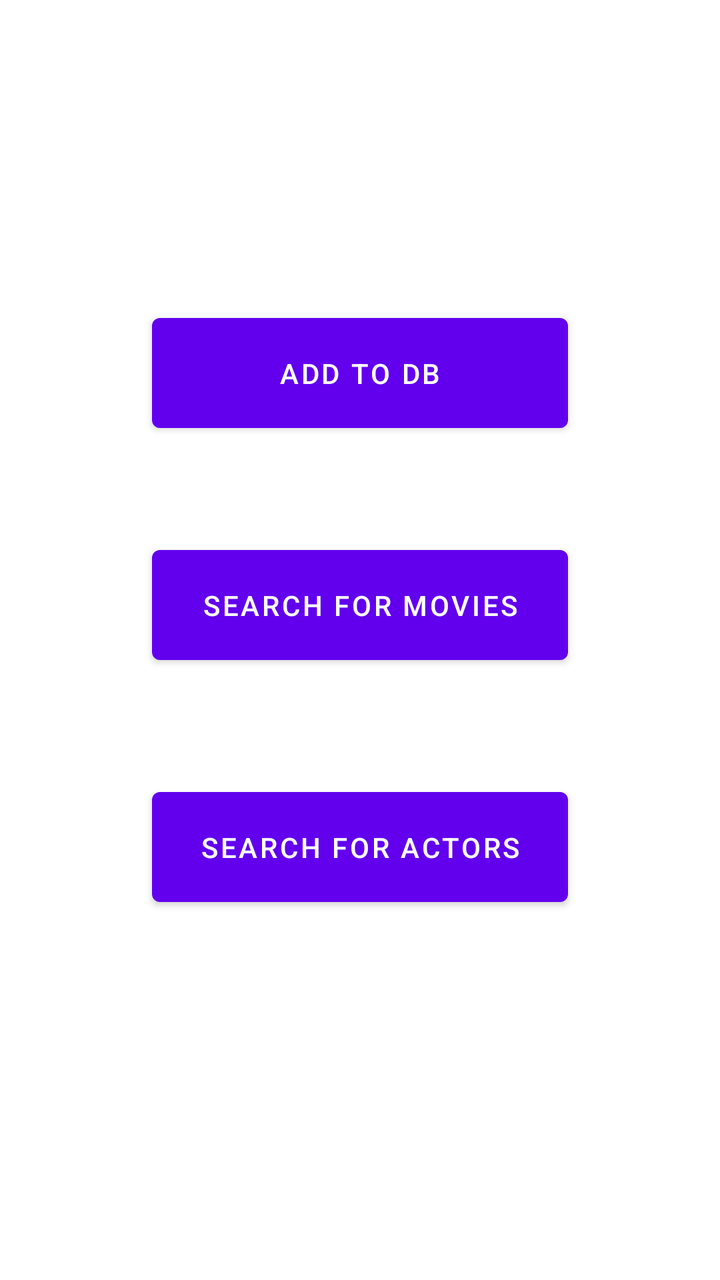
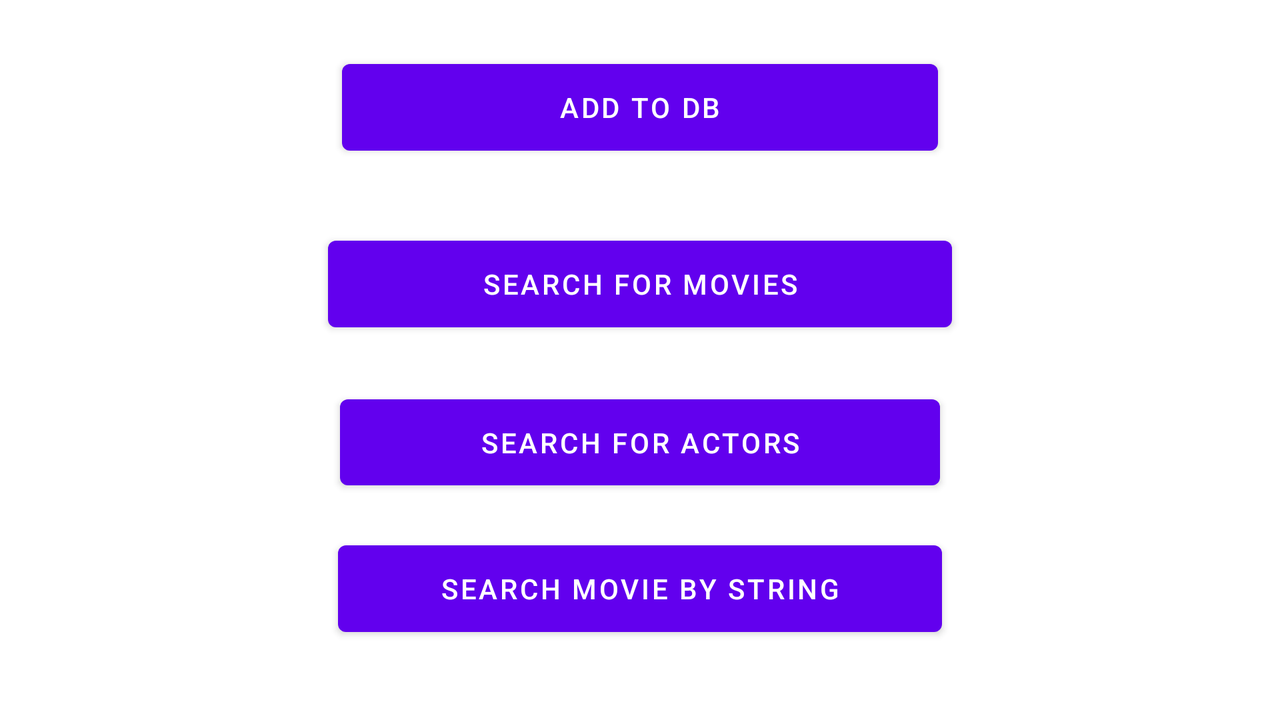

Two renders of one Android screen. The first uses the default layout on a phone; the second uses the alternative layout the repository ships for a different screen configuration, on a matching device. The two XML files are below.
<!-- AndroidManifest.xml: application theme Theme.MobileCoursework2 -->
<!-- res/layout/activity_main.xml -->
<?xml version="1.0" encoding="utf-8"?>
<androidx.constraintlayout.widget.ConstraintLayout xmlns:android="http://schemas.android.com/apk/res/android"
    xmlns:app="http://schemas.android.com/apk/res-auto"
    xmlns:tools="http://schemas.android.com/tools"
    android:layout_width="match_parent"
    android:layout_height="match_parent"
    tools:context=".MainActivity">

    <Button
        android:id="@+id/addToDBBt"
        android:layout_width="208dp"
        android:layout_height="67dp"
        android:layout_marginTop="218dp"
        android:layout_marginBottom="49dp"
        android:text="@string/add_to_db"
        app:layout_constraintBottom_toTopOf="@+id/searchMoviesBt"
        app:layout_constraintEnd_toEndOf="parent"
        app:layout_constraintStart_toStartOf="parent"
        app:layout_constraintTop_toTopOf="parent" />

    <Button
        android:id="@+id/searchMoviesBt"
        android:layout_width="208dp"
        android:layout_height="67dp"
        android:layout_marginBottom="54dp"
        android:text="@string/search_for_movies"
        app:layout_constraintBottom_toTopOf="@+id/searchActorsBt"
        app:layout_constraintEnd_toEndOf="parent"
        app:layout_constraintStart_toStartOf="parent"
        app:layout_constraintTop_toBottomOf="@+id/addToDBBt" />

    <Button
        android:id="@+id/searchActorsBt"
        android:layout_width="208dp"
        android:layout_height="67dp"
        android:layout_marginBottom="248dp"
        android:text="@string/search_for_actors"
        app:layout_constraintBottom_toBottomOf="parent"
        app:layout_constraintEnd_toEndOf="parent"
        app:layout_constraintStart_toStartOf="parent"
        app:layout_constraintTop_toBottomOf="@+id/searchMoviesBt" />
</androidx.constraintlayout.widget.ConstraintLayout>
<!-- resources referenced by this layout -->
<resources>
  <string name="add_to_db">Add to DB</string>
  <string name="search_for_actors">Search for actors</string>
  <string name="search_for_movies">Search for movies</string>
  <style name="Theme.MobileCoursework2" parent="Theme.MaterialComponents.DayNight.DarkActionBar">
          
          <item name="colorPrimary">@color/purple_500</item>
          <item name="colorPrimaryVariant">@color/purple_700</item>
          <item name="colorOnPrimary">@color/white</item>
          
          <item name="colorSecondary">@color/teal_200</item>
          <item name="colorSecondaryVariant">@color/teal_700</item>
          <item name="colorOnSecondary">@color/black</item>
          
          <item name="android:statusBarColor" tools:targetApi="l">?attr/colorPrimaryVariant</item>
          
      </style>
</resources>
<!-- res/layout-land/activity_main.xml (the repository's variant of the layout above) -->
<!-- drawn on the phone turned sideways -->
<?xml version="1.0" encoding="utf-8"?>
<androidx.constraintlayout.widget.ConstraintLayout xmlns:android="http://schemas.android.com/apk/res/android"
    xmlns:app="http://schemas.android.com/apk/res-auto"
    xmlns:tools="http://schemas.android.com/tools"
    android:layout_width="match_parent"
    android:layout_height="match_parent"
    tools:context=".MainActivity">

    <Button
        android:id="@+id/addToDBBt"
        android:layout_width="298dp"
        android:layout_height="0dp"
        android:layout_marginTop="26dp"
        android:layout_marginBottom="33dp"
        android:text="@string/add_to_db"
        app:layout_constraintBottom_toTopOf="@+id/searchMoviesBt"
        app:layout_constraintEnd_toEndOf="parent"
        app:layout_constraintStart_toStartOf="parent"
        app:layout_constraintTop_toTopOf="parent" />

    <Button
        android:id="@+id/searchMoviesBt"
        android:layout_width="312dp"
        android:layout_height="0dp"
        android:layout_marginBottom="24dp"
        android:text="@string/search_for_movies"
        app:layout_constraintBottom_toTopOf="@+id/searchActorsBt"
        app:layout_constraintEnd_toEndOf="parent"
        app:layout_constraintStart_toStartOf="parent"
        app:layout_constraintTop_toBottomOf="@+id/addToDBBt" />

    <Button
        android:id="@+id/searchActorsBt"
        android:layout_width="300dp"
        android:layout_height="0dp"
        android:layout_marginBottom="18dp"
        android:text="@string/search_for_actors"
        app:layout_constraintBottom_toTopOf="@+id/searchByStringbt"
        app:layout_constraintEnd_toEndOf="parent"
        app:layout_constraintStart_toStartOf="parent"
        app:layout_constraintTop_toBottomOf="@+id/searchMoviesBt" />

    <Button
        android:id="@+id/searchByStringbt"
        android:layout_width="302dp"
        android:layout_height="0dp"
        android:layout_marginBottom="38dp"
        android:text="@string/search_movie_by_string"
        app:layout_constraintBottom_toBottomOf="parent"
        app:layout_constraintEnd_toEndOf="parent"
        app:layout_constraintStart_toStartOf="parent"
        app:layout_constraintTop_toBottomOf="@+id/searchActorsBt" />
</androidx.constraintlayout.widget.ConstraintLayout>
<!-- resources referenced by the variant -->
<!-- as the phone turned sideways resolves them -->
<resources>
  <string name="add_to_db">Add to DB</string>
  <string name="search_for_actors">Search for actors</string>
  <string name="search_for_movies">Search for movies</string>
  <string name="search_movie_by_string">Search movie by string</string>
  <style name="Theme.MobileCoursework2" parent="Theme.MaterialComponents.DayNight.DarkActionBar">
          
          <item name="colorPrimary">@color/purple_500</item>
          <item name="colorPrimaryVariant">@color/purple_700</item>
          <item name="colorOnPrimary">@color/white</item>
          
          <item name="colorSecondary">@color/teal_200</item>
          <item name="colorSecondaryVariant">@color/teal_700</item>
          <item name="colorOnSecondary">@color/black</item>
          
          <item name="android:statusBarColor" tools:targetApi="l">?attr/colorPrimaryVariant</item>
          
      </style>
</resources>
